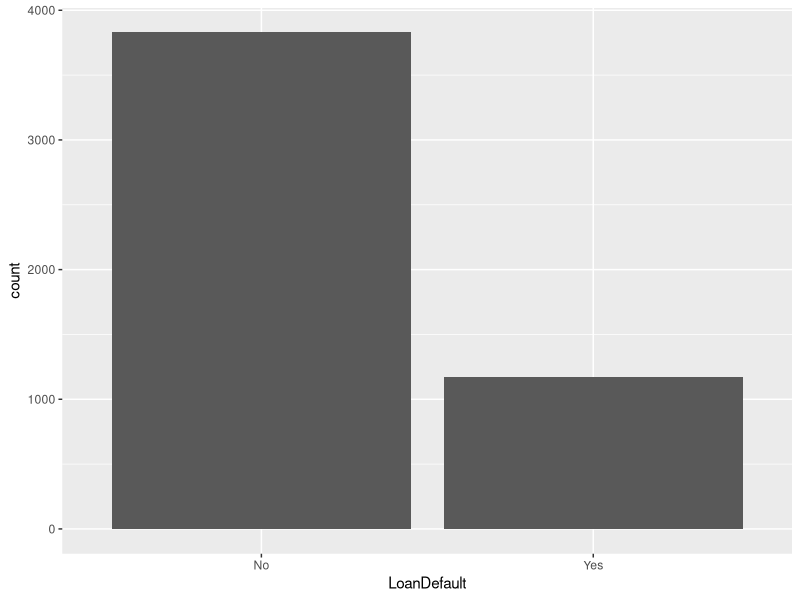
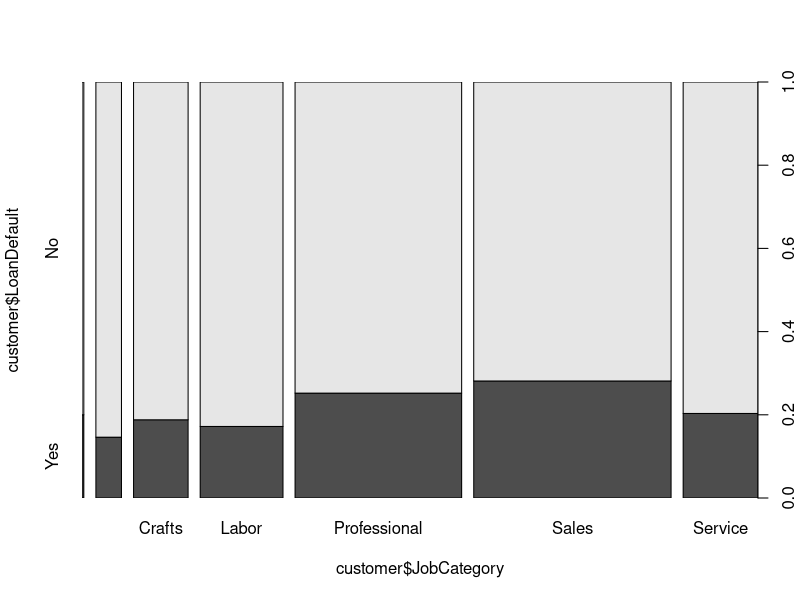
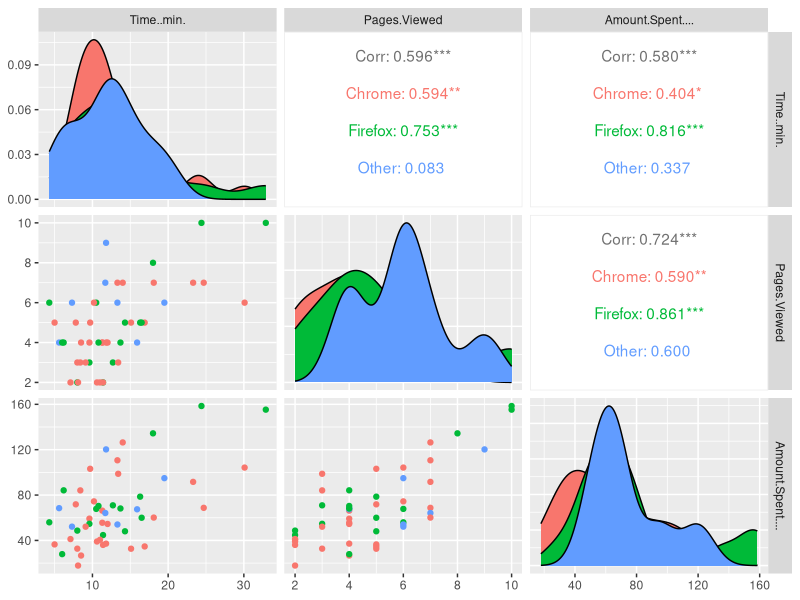
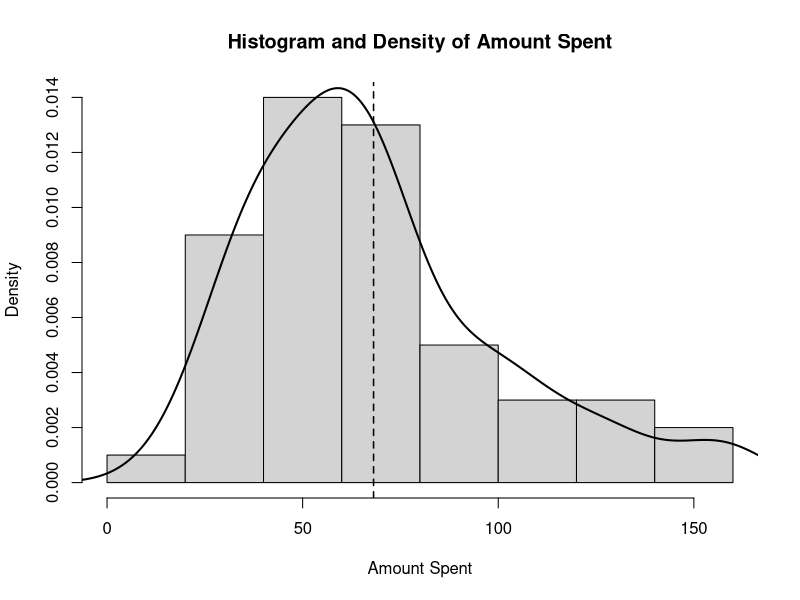
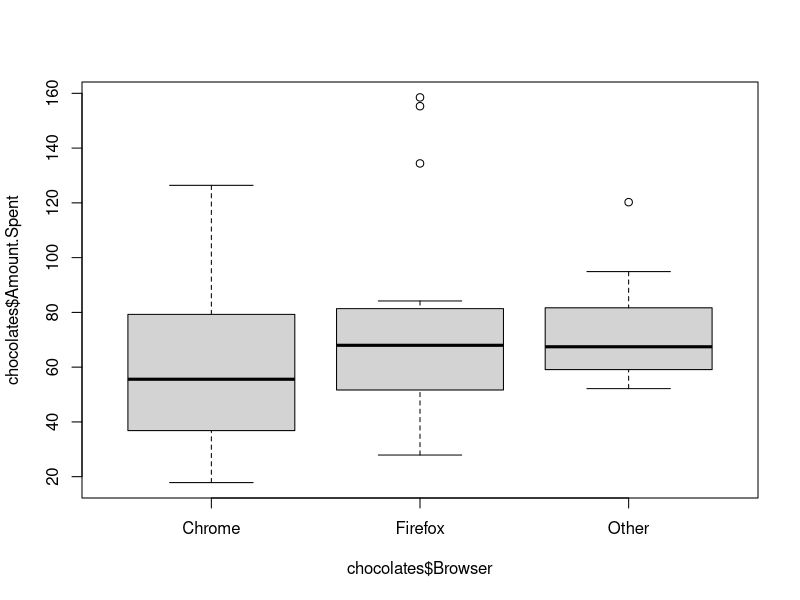

Write R code to recreate these figures, in order. (Note: this script raises an error after producing the figures.)
###EDR Part 1 & 2
###LASSO LINEAR REGRESSION

data(iris)
iris

#install.packages("skimr")
library(skimr)
#install.packages("tidyverse")
library(tidyverse)


head(iris)
tail(iris)

summaryStats <- skim(iris)
summaryStats

summary(iris)

skim(iris, Sepal.Length, Petal.Length)


table(iris$Species)

aggregate(.~Species, iris, mean) 

aggregate(.~Species, iris, sd)

aggregate(Petal.Width~Species, iris, sd)

###EDR EXERCISES 
library(ggplot2)
library(GGally)

customer<- read.csv("CustomerData.csv")

skim(customer)

aggregate(HHIncome~MaritalStatus, data = customer, mean)

ggplot(customer, aes(x=LoanDefault)) +
  geom_bar()

mypivot= table(customer$LoanDefault, customer$JobCategory)
mypivot

customer$LoanDefault<-as.factor(customer$LoanDefault)
customer$JobCategory<-as.factor(customer$JobCategory)
plot(customer$LoanDefault~customer$JobCategory)

mypivot[2,]/table(customer$JobCategory)

chocolates<- read.csv("ChocoDesigns.csv")
ggpairs(chocolates, columns = c(3:5), aes(color = Browser)) 

hist(chocolates$Amount.Spent,prob=T, main="Histogram and Density of Amount Spent", xlab="Amount Spent")
lines(density(chocolates$Amount.Spent), lwd=2) #lwd means line width

# Add a vertical line that indicates the average of Sepal Length
abline(v=mean(chocolates$Amount.Spent), lty=2, lwd=1.5) #lty means line type

boxplot(chocolates$Amount.Spent~chocolates$Browser)





#######################################################
# LASSO LINEAR REGRESSION

#install.packages("caret") #this may take a while
library(caret)
library(tidyverse)
options(scipen=999)#Turn off scientific notation as global setting

flight_data <- read.csv(file = "flight_delays.csv", header=T)

#change categorical to factor
flight_data <- flight_data %>% mutate_at(1, as.factor) 

#Partition data
flight_predictors_dummy <- model.matrix(Arr_Delay~ ., data = flight_data )#create dummy variables expect for the response

flight_predictors_dummy<- data.frame(flight_predictors_dummy[,-1]) #get rid of intercept and make data frame

flight_data <- cbind(Arr_Delay=flight_data$Arr_Delay, flight_predictors_dummy)

set.seed(99) #set random seed
index <- createDataPartition(flight_data$Arr_Delay, p = .8,list = FALSE)
flight_train <-flight_data[index,]
flight_test <- flight_data[-index,]

# install and load packages for LASSO
#install.packages("e1071")
library(e1071)
#install.packages("glmnet")
library(glmnet)
#install.packages("Matrix")
library(Matrix)


set.seed(10) #set the seed again since within the train method the validation set is randomly selected

lasso_model <- train(response ~ .,
                     data = flight_train,
                     method = "glmnet",
                     standardize=TRUE,#standardize coefficients
                     tuneGrid=expand.grid(alpha=1,
                                          lambda=seq(0.001, 0.2, by = 0.1)),#add in grid of lambda values
                     trControl =trainControl(method = "cv",number=5, classProbs = TRUE, 
                                             summaryFunction = twoClassSummary))#5-fold cross validation

# Print LASSO model
lasso_model

 #Best lambda and coefficients
lasso_model$bestTune$lambda
coef(lasso_model$finalModel, lasso_model$bestTune$lambda)

# Get Predictions using Testing Set Data
lasso_pred<-predict(lasso_model, flight_test)

# Evaluate Model Performance & MSE

MSE<-mean((lasso_pred- flight_test$Arr_Delay)^2)
MSE
